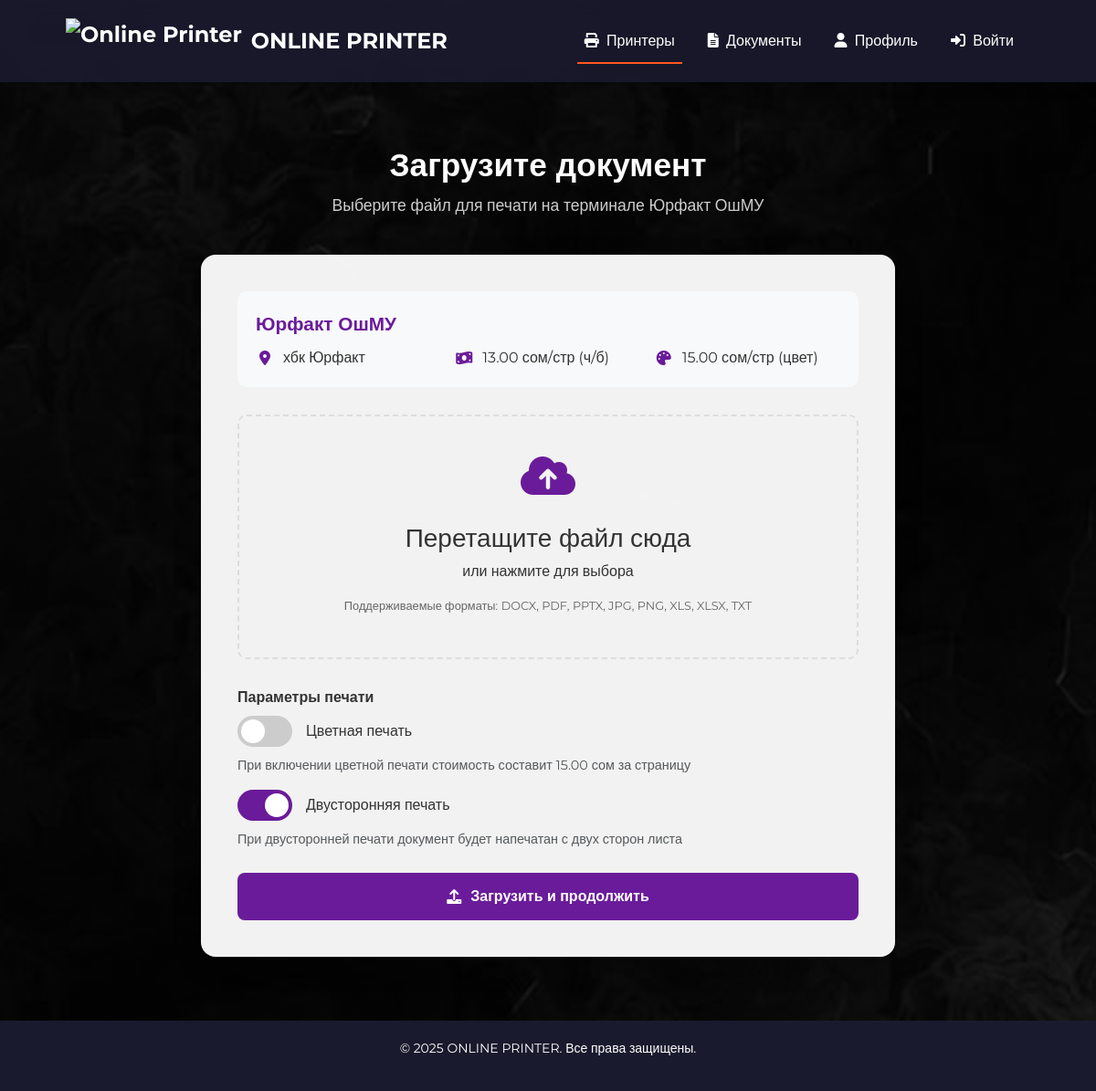
Screenshot of /upload/1/ with the database file from the repository.
### core/models.py (models this page shows, shortened)
class Terminal(models.Model):
    name = models.CharField(max_length=255, verbose_name="Название терминала")
    location = models.CharField(max_length=255, blank=True, verbose_name="Расположение")
    supports_color = models.BooleanField(default=False, verbose_name="Поддержка цветной печати")
    price_per_page_bw = models.DecimalField(max_digits=5, decimal_places=2, default=5.00, verbose_name="Цена за страницу (Ч/Б)")
    price_per_page_color = models.DecimalField(max_digits=5, decimal_places=2, default=15.00, verbose_name="Цена за страницу (Цветная)")
    main_wallet = models.CharField(max_length=255, verbose_name="Основной кошелек")
    commission_wallet = models.CharField(max_length=255, blank=True, null=True, verbose_name="Кошелек для комиссии")
    ngrok_url = models.URLField(blank=True, null=True, verbose_name="Текущий URL `ngrok`")
    is_active = models.BooleanField(default=True, verbose_name="Сервер активен?")
    last_ping = models.DateTimeField(null=True, blank=True)

### core/views.py (the view, shortened to what this page needs)
# urls.py: path("upload/<int:pk>/", upload_and_read_files, name="upload_document"),
def upload_and_read_files(request, pk):
    terminal = get_object_or_404(Terminal, id=pk)
    return render(request, 'upload.html', {
        "terminal": terminal,
        "supported_formats": ['.docx', '.pdf', '.pptx', '.jpg', '.jpeg', '.png', '.xls', '.xlsx', '.txt']
    })

### core/templates/upload.html (shortened to what this page needs)
{% extends "base.html" %}
{% load static %}
{% block content %}
<div class="upload-container">
    <div class="upload-header">
        <h1 class="upload-title">Загрузите документ</h1>
        <p class="upload-subtitle">Выберите файл для печати на терминале {{ terminal.name }}</p>
    </div>
    <div class="upload-card">
        {% if terminal %}
            <div class="terminal-info">
                <div class="terminal-name">{{ terminal.name }}</div>
                <div class="terminal-details">
                    <div class="terminal-detail">
                        <i class="fas fa-map-marker-alt"></i>
                        <span style="color: #333;">{{ terminal.location }}</span>
                    </div>
                    <div class="terminal-detail">
                        <i class="fas fa-money-bill-wave"></i>
                        <span  style="color: #333;">{{ terminal.price_per_page_bw }} сом/стр (ч/б)</span>
                    </div>
                    <div class="terminal-detail">
                        <i class="fas fa-palette"></i>
                        <span  style="color: #333;">{{ terminal.price_per_page_color }} сом/стр (цвет)</span>
                    </div>
                </div>
            </div>
            <form method="post" enctype="multipart/form-data" id="uploadForm">
                <div class="file-upload" onclick="document.getElementById('file').click()">
                    <div class="upload-icon">
                        <i class="fas fa-cloud-upload-alt"></i>
                    </div>
                    <h3 style="color: #333;">Перетащите файл сюда</h3>
                    <p style="color: #333;">или нажмите для выбора</p>
                    <p class="supported-formats">Поддерживаемые форматы: DOCX, PDF, PPTX, JPG, PNG, XLS, XLSX, TXT</p>
                </div>
                <div class="form-group">
                    <label class="form-label">Параметры печати</label>
                    <div class="switch-container">
                        <label class="switch">
                            <span class="slider"></span>
                        </label>
                        <span class="switch-label">Цветная печать</span>
                    </div>
                    <p class="text-muted" style="font-size: 0.9rem; margin-top: 5px;">
                        При включении цветной печати стоимость составит {{ terminal.price_per_page_color }} сом за страницу
                    </p>
                    <div class="switch-container" style="margin-top: 15px;">
                        <label class="switch">
                            <span class="slider"></span>
                        </label>
                        <span class="switch-label">Двусторонняя печать</span>
                    </div>
                    <p class="text-muted" style="font-size: 0.9rem; margin-top: 5px;">
                        При двусторонней печати документ будет напечатан с двух сторон листа
                    </p>
                </div>
                <button type="submit" class="btn-upload">
                    <i class="fas fa-upload"></i> Загрузить и продолжить
                </button>
            </form>
        {% else %}
            <div class="alert alert-warning">Нет доступного терминала.</div>
        {% endif %}
    </div>
</div>
{% endblock %}

### core/templates/upload.html (style rules this page uses)
.upload-container { max-width: 800px; margin: 40px auto; padding: 0 20px; }
.upload-header { text-align: center; margin-bottom: 40px; }
.upload-title { font-size: 2.2rem; color: white; margin-bottom: 10px; font-weight: 700; }
.upload-subtitle { color: rgba(255, 255, 255, 0.8); font-size: 1.1rem; }
.upload-card { background: rgba(255, 255, 255, 0.95); border-radius: 16px; padding: 40px; box-shadow: 0 10px 30px rgba(0, 0, 0, 0.2); }
.terminal-info { background: #f8f9fa; border-radius: 10px; padding: 20px; margin-bottom: 30px; }
.terminal-name { font-size: 1.3rem; color: var(--primary-color); margin-bottom: 10px; font-weight: 600; }
.terminal-details { display: grid; grid-template-columns: repeat(auto-fill, minmax(200px, 1fr)); gap: 15px; }
.terminal-detail { display: flex; align-items: center; }
.terminal-detail i { color: var(--primary-color); margin-right: 10px; width: 20px; text-align: center; }
.file-upload { border: 2px dashed #ddd; border-radius: 10px; padding: 30px; text-align: center; margin-bottom: 30px; transition: all 0.3s; cursor: pointer; }
.upload-icon { font-size: 3rem; color: var(--primary-color); margin-bottom: 15px; }
.form-group { margin-bottom: 25px; }
.form-label { display: block; margin-bottom: 8px; font-weight: 600; color: #333; }
.switch-container { display: flex; align-items: center; margin-bottom: 25px; }
.switch { position: relative; display: inline-block; width: 60px; height: 34px; margin-right: 15px; }
.slider { position: absolute; cursor: pointer; top: 0; left: 0; right: 0; bottom: 0; background-color: #ccc; transition: .4s; border-radius: 34px; }
.slider:before { position: absolute; content: ""; height: 26px; width: 26px; left: 4px; bottom: 4px; background-color: white; transition: .4s; border-radius: 50%; }
input:checked + .slider { background-color: var(--primary-color); }
input:checked + .slider:before { transform: translateX(26px); }
.switch-label { font-weight: 500; color: #333; }
.btn-upload { background: var(--primary-color); color: white; border: none; padding: 14px 30px; border-radius: 8px; font-size: 1rem; font-weight: 600; cursor: pointer; transition: all 0.3s; display: inline-flex; align-items: center; justify-content: center; width: 100%; }
.btn-upload i { margin-right: 10px; }
.supported-formats { color: #666; font-size: 0.8rem; margin-top: 10px; }
.switch-container { display: flex; align-items: center; margin-bottom: 10px; }

### rows the page displays
Terminal: name "Юрфакт ОшМУ", location "хбк Юрфакт", price_per_page_bw "13.00", price_per_page_color "15.00"
